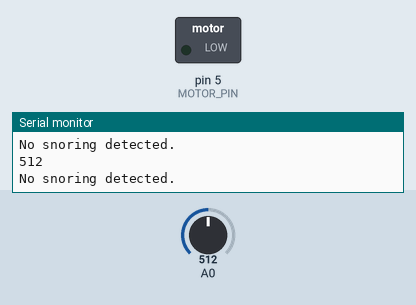
Recording of a sketch running on a simulated Arduino Uno, built with avr-gcc and run on an emulated ATmega328P. Parts: switched loads named in the sketch (green lamp = pin HIGH), the last lines printed to the serial monitor. The inputs (shaded band) are chosen by the test bench; at power-on: A0 = 512.

Above: at 1.2 s.
1.3 s: A0 set to 689
2.9 s: A0 set to 707
At 3.4 s:
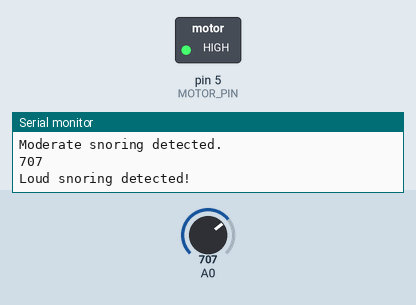
5.9 s: A0 set to 540
At 6.9 s:
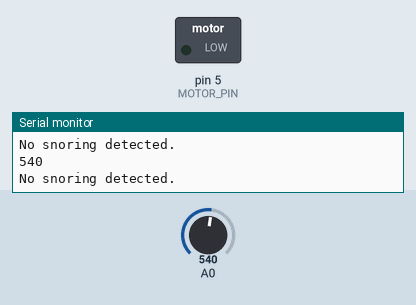
7.4 s: A0 set to 710
At 8.2 s:
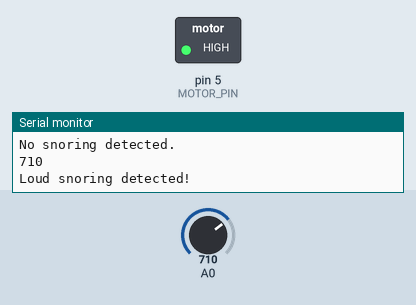
Timing chart, 0 to 10.4 s (numbered marks = the images above; inputs shaded):
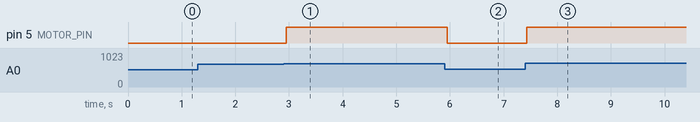

The sketch:

KY037.ino
```cpp
#define SOFT_SNORING_THRESHOLD 550    // Soft snoring threshold (lower bound)
#define MODERATE_SNORING_THRESHOLD 600 // Moderate snoring threshold (lower bound)
#define LOUD_SNORING_THRESHOLD 700     // Loud snoring threshold (upper bound)
#define MOTOR_PIN 5                   // Pin where the vibrating motor is connected

void setup() {
  Serial.begin(9600); // Initialize serial communication
  pinMode(MOTOR_PIN, OUTPUT);  // Set motor pin as output
  digitalWrite(MOTOR_PIN, LOW); // Ensure motor is off initially
}

// Function to activate the vibrating motor
void activateVibratingMotor() {
  digitalWrite(MOTOR_PIN, HIGH);  // Turn on the motor
  delay(1000);                    // Keep motor on for 1 second (you can adjust this)
  digitalWrite(MOTOR_PIN, LOW);   // Turn off the motor
}


// Microphone detect snoring at fs=2000 KHz / time delay = 0.5 (ms)
void loop() {
  static unsigned long lastSampleTime = 0; // Keeps track of the last sample time
  unsigned long currentTime = micros();   // Get the current time in microseconds

  // Check if 0.5 milliseconds (500 microseconds) have passed
  if (currentTime - lastSampleTime >= 500) {
    lastSampleTime = currentTime;         // Update the last sample time
    int sensorValue = analogRead(A0);     // Read the microphone output
    Serial.println(sensorValue);     // Print the value to Serial Monitor

    //Classify snoring
    switch (sensorValue) {
      case 550 ... 599:
        Serial.println("Soft snoring detected (light snoring).");
        break;

      case 600 ... 699:
        Serial.println("Moderate snoring detected.");
        break;

      case 700 ... 1023:  // 1023 is the maximum possible value for an analogRead
        Serial.println("Loud snoring detected!");
        activateVibratingMotor(); // Activate vibrating motor for loud snoring
        break;

      default:
        Serial.println("No snoring detected.");
        break;
    }
  }


}
```

Measured:
- the behaviour switches between 699 and 700 on A0 (found by bisection; images 0 and 1)
- after the input at 2.9 s, pin 5 (MOTOR_PIN): LOW → HIGH after 0.05 s
- after the input at 5.9 s, pin 5 (MOTOR_PIN): HIGH → LOW after 0.05 s
- after the input at 7.4 s, pin 5 (MOTOR_PIN): LOW → HIGH at once
